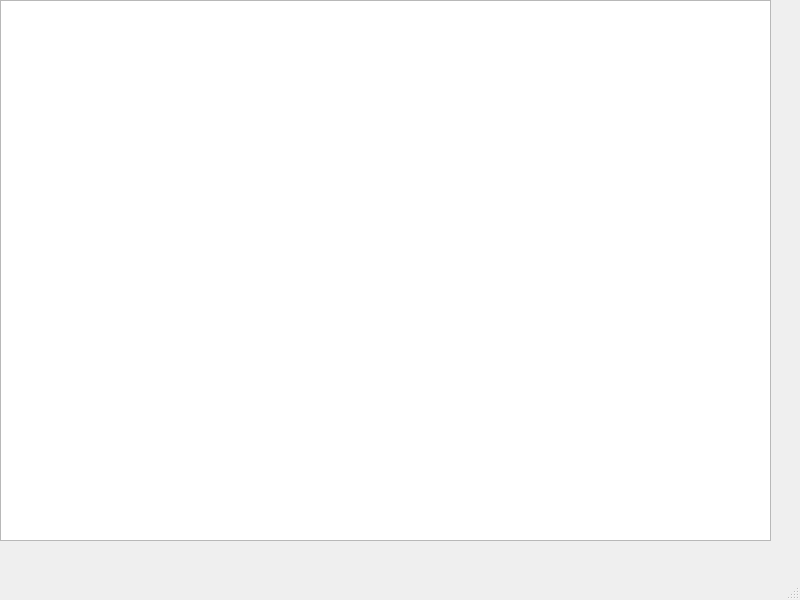
<?xml version="1.0" encoding="UTF-8"?>
<ui version="4.0">
 <class>MainWindow</class>
 <widget class="QMainWindow" name="MainWindow">
  <property name="geometry">
   <rect>
    <x>0</x>
    <y>0</y>
    <width>800</width>
    <height>600</height>
   </rect>
  </property>
  <property name="windowTitle">
   <string>MainWindow</string>
  </property>
  <widget class="QWidget" name="centralwidget">
   <widget class="QTableView" name="tableView">
    <property name="geometry">
     <rect>
      <x>0</x>
      <y>0</y>
      <width>771</width>
      <height>541</height>
     </rect>
    </property>
   </widget>
  </widget>
  <widget class="QMenuBar" name="menubar">
   <property name="geometry">
    <rect>
     <x>0</x>
     <y>0</y>
     <width>800</width>
     <height>21</height>
    </rect>
   </property>
  </widget>
  <widget class="QStatusBar" name="statusbar"/>
 </widget>
 <resources/>
 <connections/>
</ui>
